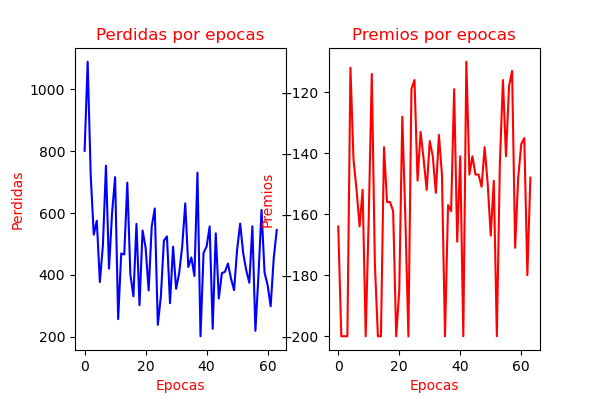

Write Python code to recreate this figure.
# -*- coding: utf-8 -*-
"""
Created on Sun Jan 10 14:45:24 2021

@author: MBI
"""

import tensorflow as tf 
import gym,random,os
from collections import deque,namedtuple
import numpy as np 
import matplotlib.pyplot as plt
tf.compat.v1.logging.set_verbosity(tf.compat.v1.logging.ERROR)
tf.random.set_seed(1)
np.random.seed(1)


# %%
env=gym.make('MountainCar-v0')
env.reward_range = (-1,1)
env.action_space.n,env.observation_space.shape,env.reward_range
print(env.observation_space,' ',env.action_space.n,' ',env.reward_range)
# %%
Tuple=namedtuple('Transition',('state','action','nextstate','reward','done'))

class DDQN():
    def __init__(self,input_dim,output_dim,lr=0.001,gamma=0.99,max_len=1000,epsi=0.10,load=False):
        self.input_dim = input_dim
        self.output_dim = output_dim
        self.lr = lr
        self.gamma = gamma
        self.epsilon = 1.0
        self.epsilon_min = epsi
        self.epsilon_decay = 0.999
        self.load = load
        self.memory = deque(maxlen=max_len)
        self.counter_update = 0

        if self.load:
            self.ddqn = self.make_model()
            self.ddqn_target = self.make_model()
            try:
                self.ddqn.load_weights('C:/Users/MBI/Documents/Python_Scripts/Practicas_AI/MountainCar/Pesos_ddqn.h5')
                print('[+] Pesos cargados...')
            except:
                print('[-] No se cargaron pesos')
            
        else:
            self.ddqn = self.make_model()
            self.ddqn_target = self.make_model()
            tf.keras.utils.plot_model(self.ddqn,to_file = 'C:/Users/MBI/Documents/Python_Scripts/Practicas_AI/MountainCar/Estuctura_Modelo.png',show_layer_names=True,show_shapes=True,dpi=100)
        self.set_weights()
        
            
    def make_model(self):
        inputs = tf.keras.Input(shape=(self.input_dim,))
        Capa = tf.keras.layers.Dense(units=60,activation='relu',name='Capa_1')(inputs)
        Capa = tf.keras.layers.Dense(units=50,activation='relu',name='Capa_2')(Capa)
        Q = tf.keras.layers.Dense(units=self.output_dim,name="Q_funtion")(Capa)
        modelo = tf.keras.Model(inputs,Q)
        modelo.compile(optimizer=tf.keras.optimizers.Adam(learning_rate=self.lr),loss='mse')
        return modelo
    
    def add(self,item):
        self.memory.append(item)
    
    def set_weights(self):
        self.ddqn_target.set_weights(self.ddqn.get_weights())

    def save_weights(self):
        self.ddqn.save_weights('C:/Users/MBI/Documents/Python_Scripts/Practicas_AI/MountainCar/Pesos_ddqn.h5')

    def save_model(self):
        self.ddqn.save('C:/Users/MBI/Documents/Python_Scripts/Practicas_AI/MountainCar/Modelo_DDQN.h5',include_optimizer=False)
        print('[+] Modelo guardado...')

    def get_qvalue(self,nextstate,reward,done):
        nextstate = tf.expand_dims(tf.convert_to_tensor(nextstate),0)
        action = tf.argmax(self.ddqn.predict(nextstate)[0]).numpy()
        q_value = reward + self.gamma * (1-done) * self.ddqn_target.predict(nextstate)[0][action]
        return q_value

    def _learning(self,batch_size=32):
        sample = random.sample(self.memory,batch_size)
        target_batch,state_batch=[],[]
        for trans in sample:
            s,a,n,r,d = trans
            target = self.get_qvalue(n,r,d)
            prediction = self.ddqn.predict(tf.expand_dims(tf.convert_to_tensor(s),0))[0]
            prediction[a] = target
            target_batch.append(prediction)
            state_batch.append(s)
          
        self.counter_update += 1
        
        if self.counter_update % 10 == 0:
            self.set_weights()

        self.update_epsilon()
        return self.ddqn.train_on_batch(x=tf.convert_to_tensor(state_batch),y=tf.convert_to_tensor(target_batch))
    
    def update_epsilon(self):
        if self.load:
            self.epsilon = self.epsilon_min
        else:
            if self.epsilon > self.epsilon_min:
                self.epsilon *= self.epsilon_decay

    def choose_action(self,observation):
        if np.random.rand() <= self.epsilon:
            return random.randrange(0,self.output_dim)
        else:
            observation=tf.expand_dims(tf.convert_to_tensor(observation),0)
            action=tf.argmax(self.ddqn.predict(observation)[0]).numpy()
            return action


#%%
def plot_history(losses,rewards,epochs):
   fig,(axis_1,axis_2)=plt.subplots(1,2,sharey=False,sharex=False)
   axis_1.plot((range(min(epochs,len(losses)))),losses,color='b')
   axis_1.set_title('Perdidas por epocas',color='r',size=12)
   axis_1.set_xlabel('Epocas',color='r',size=10)
   axis_1.set_ylabel('Perdidas',color='r',size=10)
   axis_2.plot((range(min(epochs,len(rewards)))),rewards,color='r')
   axis_2.set_title('Premios por epocas',color='r',size=12)
   axis_2.set_xlabel('Epocas',color='r',size=10)
   axis_2.set_ylabel('Premios',color='r',size=10)
   plt.savefig(fname='C:/Users/MBI/Documents/Python_Scripts/Practicas_AI/MountainCar/DDQN.png',format='png',dpi=100)
   return plt.show()


#%%
if os.path.exists('C:/Users/MBI/Documents/Python_Scripts/Practicas_AI/MountainCar/Pesos_ddqn.h5'):
    load=True
else: load = False

inputdim=env.observation_space.shape[0]
outputdim=env.action_space.n
episodios = 500
learning_rate = 1e-3
memory_len = 30000
batch = 32
gamma = 0.99
epsilon_min = 0.10

agente = DDQN(lr=learning_rate,max_len=memory_len,load=load,input_dim=inputdim,output_dim=outputdim,gamma=gamma,epsi=epsilon_min)
state = env.reset()

for i in range(memory_len):
    action = env.action_space.sample()
    nstate,reward,done,info = env.step(action)
    agente.add(Tuple(state,action,nstate,reward,done))
    if done:
        state = env.reset()
    else:
        state = nstate
print('[*] Memoria llena...')

losses,rewards = [],[]
for i in range(1,episodios):
    state = env.reset()
    done = False
    score = 0
    loss = 0
    while not done:
        action = agente.choose_action(state)
        nstate,reward,done,info = env.step(action)
        agente.add(Tuple(state,action,nstate,reward,done))
        env.render()
        score += reward
        if done:
            print('[*] Episodio -> {}/{}  Premio -> {} '.format(i,episodios,score))
            agente.save_weights()

        state = nstate
        loss += agente._learning(batch)
    losses.append(loss)
    rewards.append(score)
env.close()


#%%
plot_history(losses,rewards,episodios)

# %%
agente.save_model()

#%%
def test_model():
    try:
        modelo = tf.keras.models.load_model('C:/Users/MBI/Documents/Python_Scripts/Practicas_AI/MountainCar/Modelo_DDQN.h5')
        env = gym.make('MountainCar-v0')
        print('[+] Modelo cargado')
    except OSError :
        return print('[-] No se pudo cargar el modelo')
    lista_scores = []
    for i in range(1,100):
        score = 0
        state = env.reset()
        state = tf.expand_dims(tf.convert_to_tensor(state),0)
        done = False
        while not done:
            action = tf.argmax(modelo.predict(state)[0]).numpy()
            nstate,reward,done,info = env.step(action)
            env.render()
            score += reward
            if done:
                print('[*] Episodio -> {}/{}  Premio -> {} '.format(i,100,score))
                
            state = tf.expand_dims(tf.convert_to_tensor(nstate),0)
        lista_scores.append(score)
    env.close()
    
    promedio = sum(lista_scores)/100

    if promedio >= -110:
        print('[+] Valor alcanzado {} (Victoria)'.format(promedio))
    else:
        print('[-] Valor alcanzado {} (Perdida)'.format(promedio))


# %%
print('[*] Test Model..')
test_model()
#%%
env.close()
#%%
